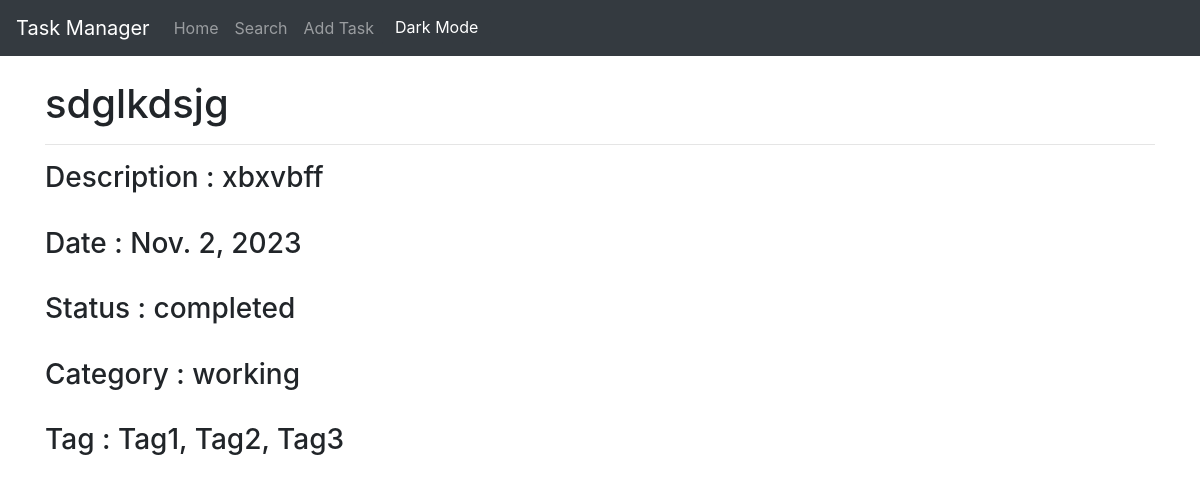
The page /task/40/ on the database its author committed.
### core/models.py (models this page shows, shortened)
class Task(models.Model):
    title = models.CharField(max_length=255)
    description = models.TextField()
    due_date = models.DateField()
    status = models.CharField(max_length=20)
    category = models.ForeignKey(Category, on_delete=models.CASCADE)
    tags = models.ManyToManyField(Tag)

class Category(models.Model):
    name = models.CharField(max_length=255)

class Tag(models.Model):
    name = models.CharField(max_length=255)

### core/views.py (the view)
# urls.py: path('task/<int:task_id>/', view_task, name='view_task'),
def view_task(request, task_id):
    task = Task.objects.get(pk=task_id)
    return render(request, 'view_task.html', {'task': task})

### templates/view_task.html (shortened to what this page needs)
{% extends 'base.html' %}
{% block content %}
  <h1>{{ task.title }}</h1>
  <hr>
  <h3>Description : {{ task.description }}</h3>
  <br>
  <h3>Date : {{ task.due_date }}</h3>
  <br>
  <h3>Status : {{ task.status }}</h3>
  <br>
  <h3>Category : {{ task.category.name }}</h3>
  <br>
  <h3>Tag : {% for tag in task.tags.all %}
    {{ tag.name }}{% if not forloop.last %}, {% endif %}
  {% endfor %}</h3>
{% endblock %}

### rows shown on the page
Task: title "sdglkdsjg", description "xbxvbff", due_date "Nov. 2, 2023", status "completed", category.name "working"
Tag: name "Tag1"
Tag: name "Tag2"
Tag: name "Tag3"
